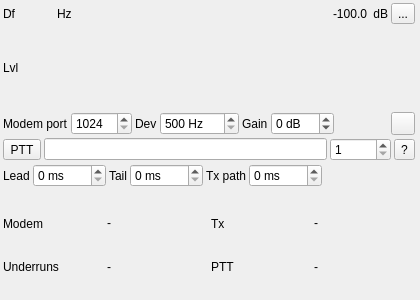
<?xml version="1.0" encoding="UTF-8"?>
<ui version="4.0">
 <class>VARAModGUI</class>
 <widget class="RollupContents" name="VARAModGUI">
  <property name="geometry">
   <rect>
    <x>0</x>
    <y>0</y>
    <width>420</width>
    <height>300</height>
   </rect>
  </property>
  <property name="sizePolicy">
   <sizepolicy hsizetype="Expanding" vsizetype="Expanding">
    <horstretch>0</horstretch>
    <verstretch>0</verstretch>
   </sizepolicy>
  </property>
  <property name="minimumSize">
   <size>
    <width>400</width>
    <height>0</height>
   </size>
  </property>
  <property name="font">
   <font>
    <family>Liberation Sans</family>
    <pointsize>9</pointsize>
   </font>
  </property>
  <property name="windowTitle">
   <string>VARA Modulator</string>
  </property>
  <widget class="QWidget" name="settingsContainer" native="true">
   <property name="geometry">
    <rect>
     <x>0</x>
     <y>0</y>
     <width>418</width>
     <height>190</height>
    </rect>
   </property>
   <property name="minimumSize">
    <size>
     <width>400</width>
     <height>0</height>
    </size>
   </property>
   <property name="windowTitle">
    <string>Settings</string>
   </property>
   <layout class="QVBoxLayout" name="settingsLayout">
    <property name="spacing">
     <number>3</number>
    </property>
    <property name="leftMargin">
     <number>3</number>
    </property>
    <property name="topMargin">
     <number>3</number>
    </property>
    <property name="rightMargin">
     <number>3</number>
    </property>
    <property name="bottomMargin">
     <number>3</number>
    </property>
    <item>
     <layout class="QHBoxLayout" name="frequencyPowerLayout">
      <item>
       <widget class="QLabel" name="deltaFrequencyLabel">
        <property name="text">
         <string>Df</string>
        </property>
        <property name="minimumSize">
         <size>
          <width>16</width>
          <height>0</height>
         </size>
        </property>
       </widget>
      </item>
      <item>
       <widget class="ValueDialZ" name="deltaFrequency" native="true">
        <property name="sizePolicy">
         <sizepolicy hsizetype="Maximum" vsizetype="Maximum">
          <horstretch>0</horstretch>
          <verstretch>0</verstretch>
         </sizepolicy>
        </property>
        <property name="minimumSize">
         <size>
          <width>32</width>
          <height>16</height>
         </size>
        </property>
        <property name="font">
         <font>
          <family>Liberation Mono</family>
          <pointsize>12</pointsize>
         </font>
        </property>
        <property name="cursor">
         <cursorShape>PointingHandCursor</cursorShape>
        </property>
        <property name="focusPolicy">
         <enum>Qt::StrongFocus</enum>
        </property>
        <property name="toolTip">
         <string>Channel shift frequency from center in Hz</string>
        </property>
       </widget>
      </item>
      <item>
       <widget class="QLabel" name="deltaFrequencyUnits">
        <property name="text">
         <string>Hz </string>
        </property>
       </widget>
      </item>
      <item>
       <spacer name="frequencySpacer">
        <property name="orientation">
         <enum>Qt::Horizontal</enum>
        </property>
        <property name="sizeHint" stdset="0">
         <size>
          <width>40</width>
          <height>20</height>
         </size>
        </property>
       </spacer>
      </item>
      <item>
       <widget class="QLabel" name="channelPower">
        <property name="text">
         <string>-100.0</string>
        </property>
        <property name="toolTip">
         <string>Channel power</string>
        </property>
        <property name="layoutDirection">
         <enum>Qt::RightToLeft</enum>
        </property>
        <property name="alignment">
         <set>Qt::AlignRight|Qt::AlignTrailing|Qt::AlignVCenter</set>
        </property>
       </widget>
      </item>
      <item>
       <widget class="QLabel" name="channelPowerUnits">
        <property name="text">
         <string> dB</string>
        </property>
       </widget>
      </item>
      <item>
       <widget class="QToolButton" name="channelMute">
        <property name="toolTip">
         <string>Mute the channel, which also stops the modem from keying</string>
        </property>
        <property name="text">
         <string>...</string>
        </property>
        <property name="icon">
         <iconset resource="../../../sdrgui/resources/res.qrc">
          <normaloff>:/txon.png</normaloff>
          <normalon>:/txoff.png</normalon>
         </iconset>
        </property>
        <property name="checkable">
         <bool>true</bool>
        </property>
       </widget>
      </item>
     </layout>
    </item>
    <item>
     <layout class="QHBoxLayout" name="levelLayout">
      <item>
       <widget class="QLabel" name="levelLabel">
        <property name="text">
         <string>Lvl</string>
        </property>
       </widget>
      </item>
      <item>
       <widget class="LevelMeterVU" name="volumeMeter" native="true">
        <property name="sizePolicy">
         <sizepolicy hsizetype="Expanding" vsizetype="MinimumExpanding">
          <horstretch>0</horstretch>
          <verstretch>0</verstretch>
         </sizepolicy>
        </property>
        <property name="minimumSize">
         <size>
          <width>0</width>
          <height>24</height>
         </size>
        </property>
        <property name="font">
         <font>
          <family>Liberation Mono</family>
          <pointsize>8</pointsize>
         </font>
        </property>
        <property name="toolTip">
         <string>Modem output level, before the gain</string>
        </property>
       </widget>
      </item>
     </layout>
    </item>
    <item>
     <layout class="QHBoxLayout" name="modemLayout">
      <item>
       <widget class="QLabel" name="cmdPortLabel">
        <property name="text">
         <string>Modem port</string>
        </property>
       </widget>
      </item>
      <item>
       <widget class="QSpinBox" name="cmdPort">
        <property name="toolTip">
         <string>Command TCP port of the VARA Demodulator whose modem is transmitted</string>
        </property>
        <property name="minimum">
         <number>1024</number>
        </property>
        <property name="maximum">
         <number>65534</number>
        </property>
        <property name="singleStep">
         <number>1</number>
        </property>
        <property name="minimumSize">
         <size>
          <width>60</width>
          <height>0</height>
         </size>
        </property>
       </widget>
      </item>
      <item>
       <widget class="QLabel" name="fmDevLabel">
        <property name="text">
         <string>Dev</string>
        </property>
       </widget>
      </item>
      <item>
       <widget class="QSpinBox" name="fmDeviation">
        <property name="toolTip">
         <string>FM peak deviation for full scale modem output</string>
        </property>
        <property name="minimum">
         <number>500</number>
        </property>
        <property name="maximum">
         <number>10000</number>
        </property>
        <property name="singleStep">
         <number>100</number>
        </property>
        <property name="suffix">
         <string> Hz</string>
        </property>
       </widget>
      </item>
      <item>
       <widget class="QLabel" name="gainLabel">
        <property name="text">
         <string>Gain</string>
        </property>
       </widget>
      </item>
      <item>
       <widget class="QSpinBox" name="gain">
        <property name="toolTip">
         <string>Output gain</string>
        </property>
        <property name="minimum">
         <number>-30</number>
        </property>
        <property name="maximum">
         <number>6</number>
        </property>
        <property name="singleStep">
         <number>1</number>
        </property>
        <property name="suffix">
         <string> dB</string>
        </property>
       </widget>
      </item>
      <item>
       <spacer name="modemSpacer">
        <property name="orientation">
         <enum>Qt::Horizontal</enum>
        </property>
        <property name="sizeHint" stdset="0">
         <size>
          <width>40</width>
          <height>20</height>
         </size>
        </property>
       </spacer>
      </item>
      <item>
       <widget class="ButtonSwitch" name="linkFrequencyOffset">
        <property name="toolTip">
         <string>Keep frequency offset in sync with linked VARA demodulators</string>
        </property>
        <property name="text">
         <string/>
        </property>
        <property name="checkable">
         <bool>true</bool>
        </property>
        <property name="icon">
         <iconset resource="../../../sdrgui/resources/res.qrc">
          <normaloff>:/link.png</normaloff>
         </iconset>
        </property>
       </widget>
      </item>
     </layout>
    </item>
    <item>
     <layout class="QHBoxLayout" name="pttLayout">
      <item>
       <widget class="ButtonSwitch" name="pttEnabled">
        <property name="toolTip">
         <string>Key a UDP PTT sequencer (E.g. pttseq on a PlutoSky) as the modem keys</string>
        </property>
        <property name="text">
         <string>PTT</string>
        </property>
        <property name="checkable">
         <bool>true</bool>
        </property>
       </widget>
      </item>
      <item>
       <widget class="QLineEdit" name="pttAddress">
        <property name="toolTip">
         <string>Host of the UDP PTT sequencer</string>
        </property>
       </widget>
      </item>
      <item>
       <widget class="QSpinBox" name="pttPort">
        <property name="toolTip">
         <string>UDP port of the PTT sequencer</string>
        </property>
        <property name="minimum">
         <number>1</number>
        </property>
        <property name="maximum">
         <number>65535</number>
        </property>
        <property name="singleStep">
         <number>1</number>
        </property>
        <property name="minimumSize">
         <size>
          <width>60</width>
          <height>0</height>
         </size>
        </property>
       </widget>
      </item>
      <item>
       <widget class="QToolButton" name="pttQuery">
        <property name="toolTip">
         <string>Ask the sequencer for its status</string>
        </property>
        <property name="text">
         <string>?</string>
        </property>
       </widget>
      </item>
     </layout>
    </item>
    <item>
     <layout class="QHBoxLayout" name="timingLayout">
      <item>
       <widget class="QLabel" name="pttLeadLabel">
        <property name="text">
         <string>Lead</string>
        </property>
       </widget>
      </item>
      <item>
       <widget class="QSpinBox" name="pttLeadMs">
        <property name="toolTip">
         <string>Time from keying PTT to the first sample reaching the modulator: the sequencer's key down time, less the Tx path</string>
        </property>
        <property name="minimum">
         <number>0</number>
        </property>
        <property name="maximum">
         <number>1000</number>
        </property>
        <property name="singleStep">
         <number>1</number>
        </property>
        <property name="suffix">
         <string> ms</string>
        </property>
       </widget>
      </item>
      <item>
       <widget class="QLabel" name="pttTailLabel">
        <property name="text">
         <string>Tail</string>
        </property>
       </widget>
      </item>
      <item>
       <widget class="QSpinBox" name="pttTailMs">
        <property name="toolTip">
         <string>Time PTT is held after the modem releases it</string>
        </property>
        <property name="minimum">
         <number>0</number>
        </property>
        <property name="maximum">
         <number>1000</number>
        </property>
        <property name="singleStep">
         <number>1</number>
        </property>
        <property name="suffix">
         <string> ms</string>
        </property>
       </widget>
      </item>
      <item>
       <widget class="QLabel" name="txPathLabel">
        <property name="text">
         <string>Tx path</string>
        </property>
       </widget>
      </item>
      <item>
       <widget class="QSpinBox" name="txPathMs">
        <property name="toolTip">
         <string>Delay from the modulator to RF</string>
        </property>
        <property name="minimum">
         <number>0</number>
        </property>
        <property name="maximum">
         <number>1000</number>
        </property>
        <property name="singleStep">
         <number>1</number>
        </property>
        <property name="suffix">
         <string> ms</string>
        </property>
       </widget>
      </item>
      <item>
       <spacer name="timingSpacer">
        <property name="orientation">
         <enum>Qt::Horizontal</enum>
        </property>
        <property name="sizeHint" stdset="0">
         <size>
          <width>40</width>
          <height>20</height>
         </size>
        </property>
       </spacer>
      </item>
     </layout>
    </item>
   </layout>
  </widget>
  <widget class="QWidget" name="statusContainer" native="true">
   <property name="geometry">
    <rect>
     <x>0</x>
     <y>200</y>
     <width>418</width>
     <height>90</height>
    </rect>
   </property>
   <property name="minimumSize">
    <size>
     <width>400</width>
     <height>0</height>
    </size>
   </property>
   <property name="windowTitle">
    <string>Status</string>
   </property>
   <layout class="QVBoxLayout" name="statusLayout">
    <property name="spacing">
     <number>3</number>
    </property>
    <property name="leftMargin">
     <number>3</number>
    </property>
    <property name="topMargin">
     <number>3</number>
    </property>
    <property name="rightMargin">
     <number>3</number>
    </property>
    <property name="bottomMargin">
     <number>3</number>
    </property>
    <item>
     <layout class="QGridLayout" name="statusGrid">
      <item row="0" column="0">
       <widget class="QLabel" name="modemLabel">
        <property name="text">
         <string>Modem</string>
        </property>
       </widget>
      </item>
      <item row="0" column="1">
       <widget class="QLabel" name="modem">
        <property name="text">
         <string>-</string>
        </property>
        <property name="toolTip">
         <string>The VARA Demodulator modem this channel transmits</string>
        </property>
        <property name="textInteractionFlags">
         <set>Qt::TextSelectableByMouse</set>
        </property>
       </widget>
      </item>
      <item row="0" column="2">
       <widget class="QLabel" name="txLabel">
        <property name="text">
         <string>Tx</string>
        </property>
       </widget>
      </item>
      <item row="0" column="3">
       <widget class="QLabel" name="tx">
        <property name="text">
         <string>-</string>
        </property>
        <property name="toolTip">
         <string>Keyed state and buffered transmit audio</string>
        </property>
        <property name="textInteractionFlags">
         <set>Qt::TextSelectableByMouse</set>
        </property>
       </widget>
      </item>
      <item row="1" column="0">
       <widget class="QLabel" name="underflowsLabel">
        <property name="text">
         <string>Underruns</string>
        </property>
       </widget>
      </item>
      <item row="1" column="1">
       <widget class="QLabel" name="underflows">
        <property name="text">
         <string>-</string>
        </property>
        <property name="toolTip">
         <string>Times the transmit audio ran out while keyed</string>
        </property>
        <property name="textInteractionFlags">
         <set>Qt::TextSelectableByMouse</set>
        </property>
       </widget>
      </item>
      <item row="1" column="2">
       <widget class="QLabel" name="pttReplyLabel">
        <property name="text">
         <string>PTT</string>
        </property>
       </widget>
      </item>
      <item row="1" column="3">
       <widget class="QLabel" name="pttReply">
        <property name="text">
         <string>-</string>
        </property>
        <property name="toolTip">
         <string>Last reply from the PTT sequencer</string>
        </property>
        <property name="textInteractionFlags">
         <set>Qt::TextSelectableByMouse</set>
        </property>
       </widget>
      </item>
     </layout>
    </item>
   </layout>
  </widget>
 </widget>
 <customwidgets>
  
  
  <customwidget>
   <class>RollupContents</class>
   <extends>QWidget</extends>
   <header>gui/rollupcontents.h</header>
   <container>1</container>
  </customwidget>
  
  
  <customwidget>
   <class>ValueDialZ</class>
   <extends>QWidget</extends>
   <header>gui/valuedialz.h</header>
   <container>1</container>
  </customwidget>
  
  
  <customwidget>
   <class>ButtonSwitch</class>
   <extends>QToolButton</extends>
   <header>gui/buttonswitch.h</header>
  </customwidget>
  
  
  <customwidget>
   <class>LevelMeterVU</class>
   <extends>QWidget</extends>
   <header>gui/levelmeter.h</header>
   <container>1</container>
  </customwidget>
  
  
  <customwidget>
   <class>LevelMeterSignalDB</class>
   <extends>QWidget</extends>
   <header>gui/levelmeter.h</header>
   <container>1</container>
  </customwidget>
  
 
 </customwidgets>
 <tabstops>
  <tabstop>deltaFrequency</tabstop>
  <tabstop>channelMute</tabstop>
  <tabstop>cmdPort</tabstop>
  <tabstop>fmDeviation</tabstop>
  <tabstop>gain</tabstop>
  <tabstop>linkFrequencyOffset</tabstop>
  <tabstop>pttEnabled</tabstop>
  <tabstop>pttAddress</tabstop>
  <tabstop>pttPort</tabstop>
  <tabstop>pttQuery</tabstop>
  <tabstop>pttLeadMs</tabstop>
  <tabstop>pttTailMs</tabstop>
  <tabstop>txPathMs</tabstop>
 </tabstops>
 <resources>
  <include location="../../../sdrgui/resources/res.qrc"/>
 </resources>
 <connections/>
</ui>
